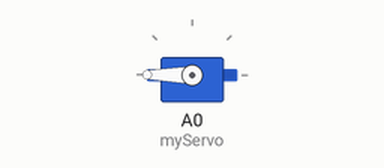
A sketch run on a simulated Arduino Uno, built with avr-gcc and run on an emulated ATmega328P. Parts: servo.

Above: at 0.05 s.
Timing chart, 0 to 4.6 s (numbered marks = the images above):
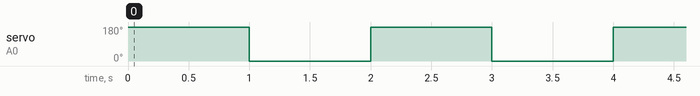

The sketch:

servo.ino
```cpp
#include <Servo.h>
Servo myServo;
void setup() {
  // put your setup code here, to run once:
myServo.attach(A0);
}

void loop() {
  // put your main code here, to run repeatedly:


myServo.write(180);
delay(1000);
myServo.write(0);
delay(1000);
}
```

Measured:
- by itself, servo on A0 (myServo): alternates 180° for 1.0 s and 0° for 1.0 s
